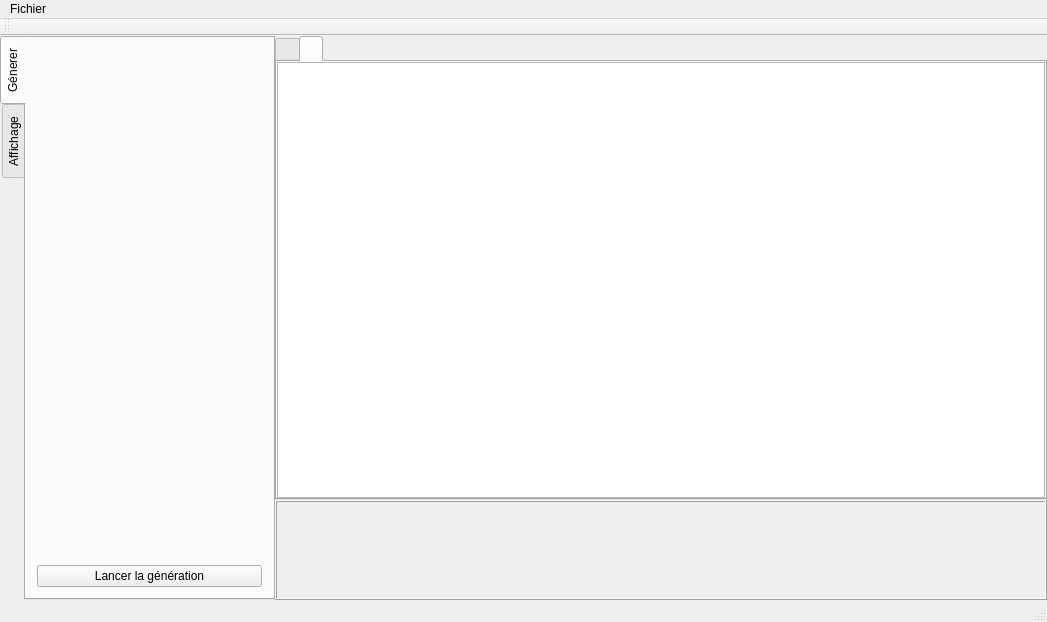
<?xml version="1.0" encoding="UTF-8"?>
<ui version="4.0">
 <class>MainWindow</class>
 <widget class="QMainWindow" name="MainWindow">
  <property name="geometry">
   <rect>
    <x>0</x>
    <y>0</y>
    <width>1047</width>
    <height>622</height>
   </rect>
  </property>
  <property name="windowTitle">
   <string>WorldGui</string>
  </property>
  <widget class="QWidget" name="centralWidget">
   <layout class="QHBoxLayout" name="horizontalLayout">
    <property name="spacing">
     <number>0</number>
    </property>
    <property name="leftMargin">
     <number>0</number>
    </property>
    <property name="topMargin">
     <number>0</number>
    </property>
    <property name="rightMargin">
     <number>0</number>
    </property>
    <property name="bottomMargin">
     <number>0</number>
    </property>
    <item>
     <widget class="QTabWidget" name="sideTabs">
      <property name="sizePolicy">
       <sizepolicy hsizetype="Preferred" vsizetype="Preferred">
        <horstretch>0</horstretch>
        <verstretch>0</verstretch>
       </sizepolicy>
      </property>
      <property name="maximumSize">
       <size>
        <width>275</width>
        <height>16777215</height>
       </size>
      </property>
      <property name="tabPosition">
       <enum>QTabWidget::West</enum>
      </property>
      <property name="currentIndex">
       <number>0</number>
      </property>
      <property name="elideMode">
       <enum>Qt::ElideRight</enum>
      </property>
      <property name="tabsClosable">
       <bool>false</bool>
      </property>
      <property name="tabBarAutoHide">
       <bool>true</bool>
      </property>
      <widget class="QWidget" name="generateTab">
       <attribute name="title">
        <string>Génerer</string>
       </attribute>
       <layout class="QVBoxLayout" name="verticalLayout">
        <item>
         <widget class="QWidget" name="generatePanel" native="true"/>
        </item>
        <item>
         <spacer name="verticalSpacer">
          <property name="orientation">
           <enum>Qt::Vertical</enum>
          </property>
          <property name="sizeHint" stdset="0">
           <size>
            <width>20</width>
            <height>40</height>
           </size>
          </property>
         </spacer>
        </item>
        <item>
         <widget class="QPushButton" name="generateButton">
          <property name="text">
           <string>Lancer la génération</string>
          </property>
         </widget>
        </item>
       </layout>
      </widget>
      <widget class="QWidget" name="displayTab">
       <attribute name="title">
        <string>Affichage</string>
       </attribute>
      </widget>
     </widget>
    </item>
    <item>
     <layout class="QVBoxLayout" name="rightPanel">
      <property name="spacing">
       <number>0</number>
      </property>
      <item>
       <widget class="QTabWidget" name="previewPanel">
        <property name="sizePolicy">
         <sizepolicy hsizetype="Preferred" vsizetype="Expanding">
          <horstretch>0</horstretch>
          <verstretch>0</verstretch>
         </sizepolicy>
        </property>
        <property name="layoutDirection">
         <enum>Qt::LeftToRight</enum>
        </property>
        <property name="tabPosition">
         <enum>QTabWidget::North</enum>
        </property>
        <property name="tabShape">
         <enum>QTabWidget::Rounded</enum>
        </property>
        <property name="currentIndex">
         <number>1</number>
        </property>
        <property name="iconSize">
         <size>
          <width>32</width>
          <height>32</height>
         </size>
        </property>
        <property name="tabsClosable">
         <bool>false</bool>
        </property>
        <property name="movable">
         <bool>true</bool>
        </property>
        <widget class="QWidget" name="_3DTab">
         <attribute name="icon">
          <iconset resource="icons.qrc">
           <normaloff>:/assets/3DView.png</normaloff>:/assets/3DView.png</iconset>
         </attribute>
         <attribute name="title">
          <string/>
         </attribute>
         <layout class="QHBoxLayout" name="horizontalLayout_2">
          <property name="spacing">
           <number>6</number>
          </property>
          <property name="leftMargin">
           <number>0</number>
          </property>
          <property name="topMargin">
           <number>0</number>
          </property>
          <property name="rightMargin">
           <number>0</number>
          </property>
          <property name="bottomMargin">
           <number>0</number>
          </property>
          <item>
           <widget class="QWidget" name="_3DPanel" native="true">
            <property name="autoFillBackground">
             <bool>false</bool>
            </property>
           </widget>
          </item>
         </layout>
        </widget>
        <widget class="QWidget" name="imageTab">
         <attribute name="icon">
          <iconset resource="icons.qrc">
           <normaloff>:/assets/ImageView.png</normaloff>:/assets/ImageView.png</iconset>
         </attribute>
         <attribute name="title">
          <string/>
         </attribute>
         <layout class="QHBoxLayout" name="horizontalLayout_3">
          <property name="leftMargin">
           <number>0</number>
          </property>
          <property name="topMargin">
           <number>0</number>
          </property>
          <property name="rightMargin">
           <number>0</number>
          </property>
          <property name="bottomMargin">
           <number>0</number>
          </property>
          <item>
           <widget class="QGraphicsView" name="imagePanel"/>
          </item>
         </layout>
        </widget>
       </widget>
      </item>
      <item>
       <widget class="QFrame" name="nodeEditor">
        <property name="minimumSize">
         <size>
          <width>0</width>
          <height>100</height>
         </size>
        </property>
        <property name="frameShape">
         <enum>QFrame::Box</enum>
        </property>
        <property name="frameShadow">
         <enum>QFrame::Raised</enum>
        </property>
       </widget>
      </item>
     </layout>
    </item>
   </layout>
  </widget>
  <widget class="QMenuBar" name="menuBar">
   <property name="geometry">
    <rect>
     <x>0</x>
     <y>0</y>
     <width>1047</width>
     <height>21</height>
    </rect>
   </property>
   <widget class="QMenu" name="menuWorldGui">
    <property name="title">
     <string>Fichier</string>
    </property>
    <addaction name="actionOuvrir"/>
    <addaction name="actionR_cemment_ouverts"/>
    <addaction name="separator"/>
    <addaction name="actionSauvegarder"/>
    <addaction name="actionEnregistrer_sous"/>
   </widget>
   <addaction name="menuWorldGui"/>
  </widget>
  <widget class="QToolBar" name="mainToolBar">
   <attribute name="toolBarArea">
    <enum>TopToolBarArea</enum>
   </attribute>
   <attribute name="toolBarBreak">
    <bool>false</bool>
   </attribute>
  </widget>
  <widget class="QStatusBar" name="statusBar"/>
  <action name="actionOuvrir">
   <property name="text">
    <string>Ouvrir</string>
   </property>
  </action>
  <action name="actionSauvegarder">
   <property name="text">
    <string>Enregistrer</string>
   </property>
  </action>
  <action name="actionEnregistrer_sous">
   <property name="text">
    <string>Enregistrer sous...</string>
   </property>
  </action>
  <action name="actionR_cemment_ouverts">
   <property name="text">
    <string>Récemment ouverts...</string>
   </property>
  </action>
  <action name="actionTerrain">
   <property name="text">
    <string>Terrain</string>
   </property>
  </action>
 </widget>
 <layoutdefault spacing="6" margin="11"/>
 <resources>
  <include location="icons.qrc"/>
 </resources>
 <connections/>
</ui>
